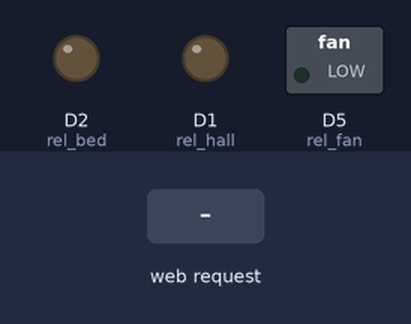
This sketch was run on a simulated ESP8266 (NodeMCU). On the bench: switched loads named in the sketch (green lamp = pin HIGH), output pins drawn as LEDs (lit = HIGH). The test bench sets the inputs (shaded band). WiFi joins after 1.5 s; servers stay silent unless stated; what the sketch prints to the serial monitor is not drawn.

Above: at 2.7 s.
2.8 s: HTTP request GET /hallon received
At 4.0 s:
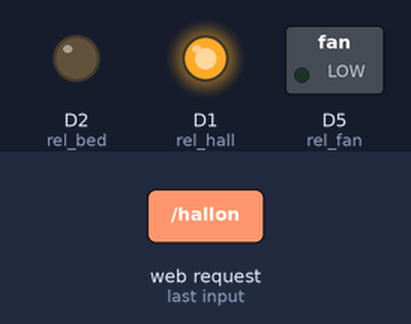
4.3 s: HTTP request GET /bedon received
At 5.1 s:
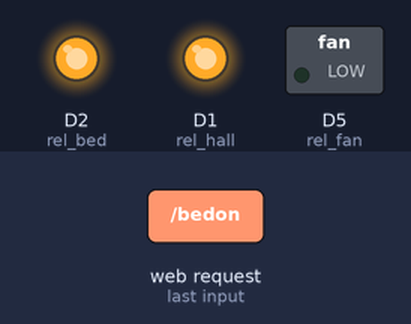
5.8 s: HTTP request GET /halloff received
At 6.3 s:
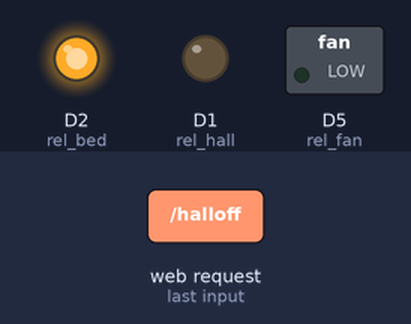
Timing chart, 0 to 8.8 s (numbered marks = the images above; inputs shaded):
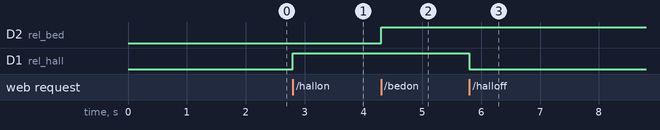

Measured:
- after the input at 2.8 s, D1 (rel_hall): LOW → HIGH at once
- after the input at 4.3 s, D2 (rel_bed): LOW → HIGH at once
- after the input at 5.8 s, D1 (rel_hall): HIGH → LOW at once

The sketch:

home_auto_web_server.ino
```cpp
#include<ESP8266WiFi.h>

#define rel_hall D1
#define rel_bed D2
#define rel_fan D5

WiFiClient user;
const int port=80;
WiFiServer server(port);

#define ssid "reme"
#define pass "ghghghgh"
void setup() {
  // put your setup code here, to run once:
  Serial.begin(115200);
  WiFi.begin(ssid ,pass);

  while(WiFi.status()!=WL_CONNECTED){
    Serial.print("..");
    delay(300);
  }
  Serial.print("/n nMCU is connected to"+ (String)ssid);
  Serial.println(WiFi.localIP());

  pinMode(rel_hall,OUTPUT);
  pinMode(rel_bed,OUTPUT);
  pinMode(rel_fan,OUTPUT);
}

void loop() {
  // put your main code here, to run repeatedly:
  user=server.available();
  if (user==1){
    String req=user.readStringUntil('\n');
    Serial.println(req);
    req.trim();
// copy the ip address from serial monitor and paste it in browser next to that type ur massege with a backslash like 192.123.23.4/bulbon
    if(req=="GET /hallon HTTP/1.1"){
      digitalWrite(rel_hall,HIGH);
    }
    else if(req=="GET /halloff HTTP/1.1"){
      digitalWrite(rel_hall,LOW);
    }
    else if(req=="GET /bedon HTTP/1.1"){
      digitalWrite(rel_bed,HIGH);
    }
    else if(req=="GET /bedoff HTTP/1.1"){
      digitalWrite(rel_bed,LOW);
    }
    else if(req=="GET /fanon HTTP/1.1"){
      digitalWrite(rel_fan,HIGH);
    }
    else(req=="GET /fanoff HTTP/1.1");{
      digitalWrite(rel_fan,LOW);
    }
  }
}
```
